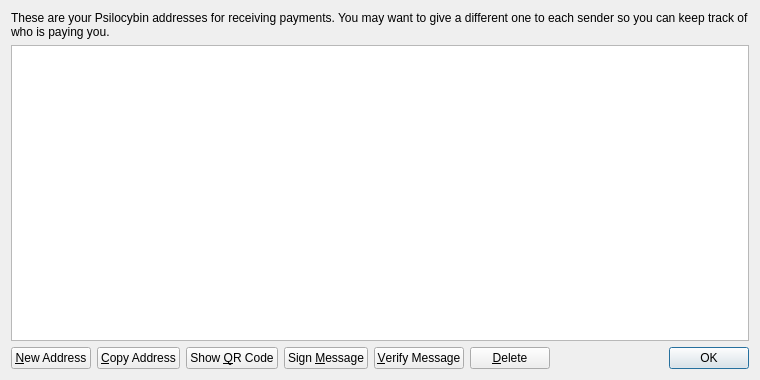
<?xml version="1.0" encoding="UTF-8"?>
<ui version="4.0">
 <class>AddressBookPage</class>
 <widget class="QWidget" name="AddressBookPage">
  <property name="geometry">
   <rect>
    <x>0</x>
    <y>0</y>
    <width>760</width>
    <height>380</height>
   </rect>
  </property>
  <property name="windowTitle">
   <string>Address Book</string>
  </property>
  <layout class="QVBoxLayout" name="verticalLayout">
   <item>
    <widget class="QLabel" name="labelExplanation">
     <property name="text">
      <string>These are your Psilocybin addresses for receiving payments. You may want to give a different one to each sender so you can keep track of who is paying you.</string>
     </property>
     <property name="textFormat">
      <enum>Qt::PlainText</enum>
     </property>
     <property name="wordWrap">
      <bool>true</bool>
     </property>
    </widget>
   </item>
   <item>
    <widget class="QTableView" name="tableView">
     <property name="contextMenuPolicy">
      <enum>Qt::CustomContextMenu</enum>
     </property>
     <property name="toolTip">
      <string>Double-click to edit address or label</string>
     </property>
     <property name="tabKeyNavigation">
      <bool>false</bool>
     </property>
     <property name="alternatingRowColors">
      <bool>true</bool>
     </property>
     <property name="selectionMode">
      <enum>QAbstractItemView::SingleSelection</enum>
     </property>
     <property name="selectionBehavior">
      <enum>QAbstractItemView::SelectRows</enum>
     </property>
     <property name="sortingEnabled">
      <bool>true</bool>
     </property>
     <attribute name="verticalHeaderVisible">
      <bool>false</bool>
     </attribute>
    </widget>
   </item>
   <item>
    <layout class="QHBoxLayout" name="horizontalLayout">
     <item>
      <widget class="QPushButton" name="newAddressButton">
       <property name="toolTip">
        <string>Create a new address</string>
       </property>
       <property name="text">
        <string>&amp;New Address</string>
       </property>
       <property name="icon">
        <iconset resource="../bitcoin.qrc">
         <normaloff>:/icons/add</normaloff>:/icons/add</iconset>
       </property>
      </widget>
     </item>
     <item>
      <widget class="QPushButton" name="copyToClipboard">
       <property name="toolTip">
        <string>Copy the currently selected address to the system clipboard</string>
       </property>
       <property name="text">
        <string>&amp;Copy Address</string>
       </property>
       <property name="icon">
        <iconset resource="../bitcoin.qrc">
         <normaloff>:/icons/editcopy</normaloff>:/icons/editcopy</iconset>
       </property>
      </widget>
     </item>
     <item>
      <widget class="QPushButton" name="showQRCode">
       <property name="text">
        <string>Show &amp;QR Code</string>
       </property>
       <property name="icon">
        <iconset resource="../bitcoin.qrc">
         <normaloff>:/icons/qrcode</normaloff>:/icons/qrcode</iconset>
       </property>
      </widget>
     </item>
     <item>
      <widget class="QPushButton" name="signMessage">
       <property name="toolTip">
        <string>Sign a message to prove you own a Psilocybin address</string>
       </property>
       <property name="text">
        <string>Sign &amp;Message</string>
       </property>
       <property name="icon">
        <iconset resource="../bitcoin.qrc">
         <normaloff>:/icons/edit</normaloff>:/icons/edit</iconset>
       </property>
      </widget>
     </item>
     <item>
      <widget class="QPushButton" name="verifyMessage">
       <property name="toolTip">
        <string>Verify a message to ensure it was signed with a specified Psilocybin address</string>
       </property>
       <property name="text">
        <string>&amp;Verify Message</string>
       </property>
       <property name="icon">
        <iconset resource="../bitcoin.qrc">
         <normaloff>:/icons/transaction_0</normaloff>:/icons/transaction_0</iconset>
       </property>
      </widget>
     </item>
     <item>
      <widget class="QPushButton" name="deleteButton">
       <property name="toolTip">
        <string>Delete the currently selected address from the list</string>
       </property>
       <property name="text">
        <string>&amp;Delete</string>
       </property>
       <property name="icon">
        <iconset resource="../bitcoin.qrc">
         <normaloff>:/icons/remove</normaloff>:/icons/remove</iconset>
       </property>
      </widget>
     </item>
     <item>
      <spacer name="horizontalSpacer">
       <property name="orientation">
        <enum>Qt::Horizontal</enum>
       </property>
       <property name="sizeHint" stdset="0">
        <size>
         <width>40</width>
         <height>20</height>
        </size>
       </property>
      </spacer>
     </item>
     <item>
      <widget class="QDialogButtonBox" name="buttonBox">
       <property name="sizePolicy">
        <sizepolicy hsizetype="Maximum" vsizetype="Fixed">
         <horstretch>0</horstretch>
         <verstretch>0</verstretch>
        </sizepolicy>
       </property>
       <property name="standardButtons">
        <set>QDialogButtonBox::Ok</set>
       </property>
      </widget>
     </item>
    </layout>
   </item>
  </layout>
 </widget>
 <resources>
  <include location="../bitcoin.qrc"/>
 </resources>
 <connections/>
</ui>
